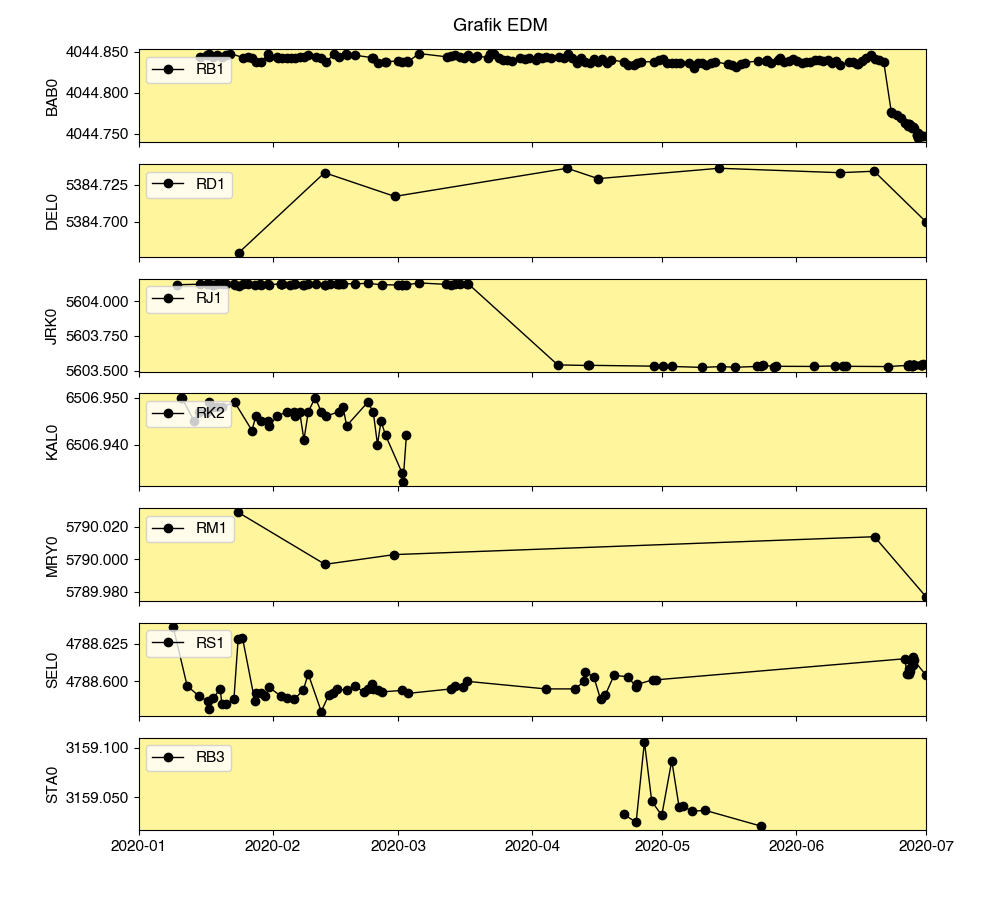

Here is the Python script that generated this plot:
import os
import locale

from komapy import Chart
from komapy.conf import settings

locale.setlocale(locale.LC_ALL, 'id_ID')
settings.BMA_API_KEY = os.environ['API_KEY']

# Define global start time and end time
START_TIME = '2020-01-01'
END_TIME = '2020-07-01'


def create_series(benchmark, reflector):
    return {
        'name': 'edm',
        'query_params': {
            'benchmark': benchmark,
            'reflector': reflector,
            'start_at': START_TIME,
            'end_at': END_TIME,
            'ci': True
        },
        'plot_params': {
            'label': reflector,
            'color': 'k',
            'marker': 'o',
            'markersize': 6,
            'zorder': 2,
            'linewidth': 1,
        },
        'formatter': {
            'y': {
                'major': {
                    'format': '%.3f'
                }
            },
        },
        'labels': {
            'y': {
                'text': benchmark
            }
        },
        'legend': {
            'show': True,
            'loc': 'upper left'
        },
        'fields': [
            'timestamp',
            'slope_distance'
        ],
        'xaxis_date': True
    }


def main():
    chart = Chart({
        'title': 'Grafik EDM',
        'rc_params': {
            'font.size': 11,
            'font.sans-serif': ['Helvetica']
        },
        'tight_layout': {
            'pad': 3,
            'w_pad': 0.5,
            'h_pad': 0.7
        },
        'use_cache': True,
        'layout': {
            'options': {
                'sharex': True,
                'figsize': [10, 9]
            },
            'data': [
                {
                    'series': create_series('BAB0', 'RB1')
                },
                {
                    'series': create_series('DEL0', 'RD1')
                },
                {
                    'series': create_series('JRK0', 'RJ1')
                },
                {
                    'series': create_series('KAL0', 'RK2')
                },
                {
                    'series': create_series('MRY0', 'RM1')
                },
                {
                    'series': create_series('SEL0', 'RS1')
                },
                {
                    'series': create_series('STA0', 'RB3')
                },
            ]
        },
        'extensions': {
            'starttime': START_TIME,
            'endtime': END_TIME,
            'plot': [
                {
                    'name': 'komapy.extensions.plot_activity_status'
                }
            ]
        }
    })

    chart.render()
    chart.save('edm.png')


if __name__ == '__main__':
    main()
